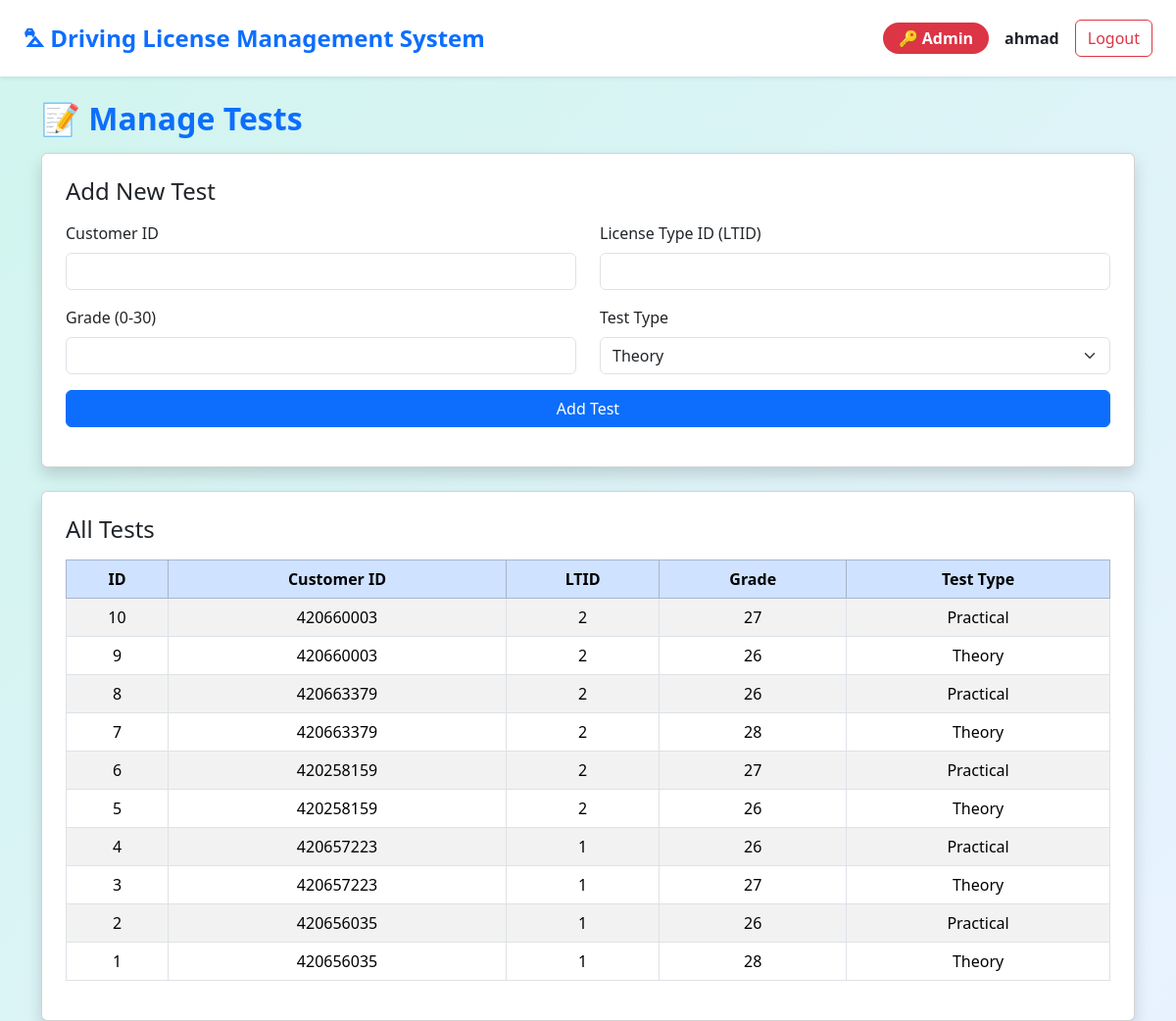
The page /managetests.php (signed in) on the database its author committed.
### tables this page shows
CREATE TABLE `test` (
  `TestID` int(11) NOT NULL AUTO_INCREMENT,
  `Grade` int(11) NOT NULL,
  `TestType` varchar(100) NOT NULL,
  `CustomerID` varchar(20) NOT NULL,
  `LTID` int(11) NOT NULL,
  PRIMARY KEY (`TestID`),
  KEY `test_ibfk_1` (`CustomerID`),
  KEY `test_ibfk_2` (`LTID`),
  CONSTRAINT `test_ibfk_1` FOREIGN KEY (`CustomerID`) REFERENCES `customer` (`CustIDNo`),
  CONSTRAINT `test_ibfk_2` FOREIGN KEY (`LTID`) REFERENCES `licensetype` (`LTID`)
);

### managetests.php (the view, shortened to what this page needs)
<?php
require "config.php";
$tests = $conn->query("select TestID, CustomerID, LTID, Grade, TestType
                              from Test
                              order by TestID desc");
?>
<html>
<head>
    <link href='https://cdn.jsdelivr.net/npm/bootstrap@5.3.2/dist/css/bootstrap.min.css' rel='stylesheet'>
    <link rel="stylesheet" href="dashboard.css">
</head>
<body>
    <nav class="navbar navbar-expand-lg navbar-light bg-white shadow-sm px-4 py-3">
        <a class="navbar-brand fw-bold text-primary fs-4" href="dashboard.php">⛍ Driving License Management System</a>
        <div class="d-flex ms-auto align-items-center gap-3">
            <?php if (isset($_SESSION['role']) && $_SESSION['role'] === "Admin"): ?>
                <span class="badge bg-danger rounded-pill px-3 py-2 fs-6">🔑 Admin</span>
            <?php endif; ?>
            <span class="fw-semibold"><?php echo $_SESSION['username']; ?></span>
            <a href="logout.php" class="btn btn-outline-danger">Logout</a>
        </div>
    </nav>
    <div class="container mt-4">
        <h2 class="fw-bold mb-3 text-primary">📝 Manage Tests</h2>
        <div class="card shadow p-4 mb-4">
            <h4 class="mb-3">Add New Test</h4>
            <form method="POST">
                <div class="row mb-3">
                    <div class="col-md-6">
                        <label class="form-label">Customer ID</label>
                        <input type="text" class="form-control" name="customer" required>
                    </div>
                    <div class="col-md-6">
                        <label class="form-label">License Type ID (LTID)</label>
                        <input type="number" class="form-control" name="licenseType" min="1" max="6" required>
                    </div>
                </div>
                <div class="row mb-3">
                    <div class="col-md-6">
                        <label class="form-label">Grade (0-30)</label>
                        <input type="number" class="form-control" name="grade" min="0" max="30" required>
                    </div>
                    <div class="col-md-6">
                        <label class="form-label">Test Type</label>
                        <select class="form-select" name="testType" required>
                            <option value="Theory">Theory</option>
                        </select>
                    </div>
                </div>
                <button class="btn btn-primary w-100">Add Test</button>
            </form>
        </div>
        <div class="card shadow p-4">
            <h4 class="mb-3">All Tests</h4>
            <table class="table table-bordered table-striped text-center">
                <thead class="table-primary">
                    <tr>
                        <th>ID</th>
                        <th>Customer ID</th>
                        <th>LTID</th>
                        <th>Grade</th>
                        <th>Test Type</th>
                    </tr>
                </thead>
                <tbody>
                    <?php while ($row = $tests->fetch_assoc()): ?>
                        <tr>
                            <td><?= $row["TestID"] ?></td>
                            <td><?= $row["CustomerID"] ?></td>
                            <td><?= $row["LTID"] ?></td>
                            <td><?= $row["Grade"] ?></td>
                            <td><?= $row["TestType"] ?></td>
                        </tr>
                    <?php endwhile; ?>
                </tbody>
            </table>
        </div>
    </div>
</body>
</html>

### dashboard.css (style rules this page uses)
body { background: linear-gradient(135deg, #d0f5ee, #e8f2ff); min-height: 100vh; }

### rows shown on the page
test: TestID "10", CustomerID "420660003", LTID "2", Grade "27", TestType "Practical"
test: TestID "9", CustomerID "420660003", LTID "2", Grade "26", TestType "Theory"
test: TestID "8", CustomerID "420663379", LTID "2", Grade "26", TestType "Practical"
test: TestID "7", CustomerID "420663379", LTID "2", Grade "28", TestType "Theory"
test: TestID "6", CustomerID "420258159", LTID "2", Grade "27", TestType "Practical"
test: TestID "5", CustomerID "420258159", LTID "2", Grade "26", TestType "Theory"
test: TestID "4", CustomerID "420657223", LTID "1", Grade "26", TestType "Practical"
test: TestID "3", CustomerID "420657223", LTID "1", Grade "27", TestType "Theory"
test: TestID "2", CustomerID "420656035", LTID "1", Grade "26", TestType "Practical"
test: TestID "1", CustomerID "420656035", LTID "1", Grade "28", TestType "Theory"

### other values the page prints
$_SESSION['username'] "ahmad"
